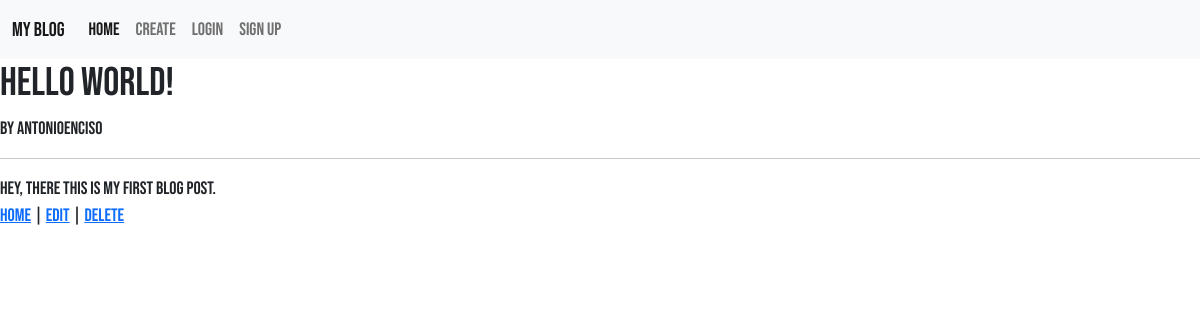
The app's page /posts/1/ with its own data.
### blog/models.py (models this page shows, shortened)
class Post(models.Model):
    title = models.CharField(max_length=200)
    author = models.ForeignKey("auth.User",on_delete=models.CASCADE)
    body = models.TextField()

### blog/views.py (the view)
# urls.py: path("posts/<int:pk>/", BlogDetailView.as_view(), name="blog_detail"),
class BlogDetailView(DetailView):
    model = Post
    template_name = "post_detail.html"

### templates/post_detail.html (shortened to what this page needs)
{% extends 'base.html' %}
{% block content %}
    <div class="post-entry">
        <h1>{{ post.title }}</h1>
        <p> By {{ post.author }}</p>
        <hr>
        <p>{{ post.body }}</p>
        <a href="{% url 'home' %}">Home</a> |
        <a href="{% url 'post_edit' %}">Edit</a> |
        <a href="{% url 'post_delete' post.pk %}">Delete</a>
    </div>
{% endblock content %}

### static/css/base.css (style rules this page uses)
body { font-family: 'Bebas Neue', cursive; font-size: 18px; }
.post-entry { margin-bottom: 2rem; }
.post-entry p { margin: 0; font-weight: 300; }

### records on screen
Post: title "Hello World!", author "AntonioEnciso", body "Hey, there this is my first blog post."
